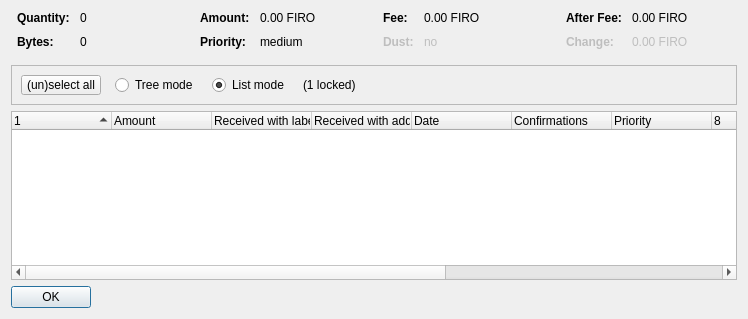
<?xml version="1.0" encoding="UTF-8"?>
<ui version="4.0">
 <class>SigmaCoinControlDialog</class>
 <widget class="QDialog" name="SigmaCoinControlDialog">
  <property name="geometry">
   <rect>
    <x>0</x>
    <y>0</y>
    <width>748</width>
    <height>319</height>
   </rect>
  </property>
  <property name="windowTitle">
   <string>Coin Selection</string>
  </property>
  <layout class="QVBoxLayout" name="verticalLayout">
   <item>
    <layout class="QHBoxLayout" name="horizontalLayoutTop" stretch="0,0,0,0">
     <property name="topMargin">
      <number>0</number>
     </property>
     <property name="bottomMargin">
      <number>10</number>
     </property>
     <item>
      <layout class="QFormLayout" name="formLayoutCoinControl1">
       <property name="horizontalSpacing">
        <number>10</number>
       </property>
       <property name="verticalSpacing">
        <number>10</number>
       </property>
       <property name="leftMargin">
        <number>6</number>
       </property>
       <property name="rightMargin">
        <number>6</number>
       </property>
       <item row="0" column="0">
        <widget class="QLabel" name="labelCoinControlQuantityText">
         <property name="font">
          <font>
           <weight>75</weight>
           <bold>true</bold>
          </font>
         </property>
         <property name="text">
          <string>Quantity:</string>
         </property>
        </widget>
       </item>
       <item row="0" column="1">
        <widget class="QLabel" name="labelCoinControlQuantity">
         <property name="cursor">
          <cursorShape>IBeamCursor</cursorShape>
         </property>
         <property name="contextMenuPolicy">
          <enum>Qt::ActionsContextMenu</enum>
         </property>
         <property name="text">
          <string notr="true">0</string>
         </property>
         <property name="textInteractionFlags">
          <set>Qt::LinksAccessibleByMouse|Qt::TextSelectableByKeyboard|Qt::TextSelectableByMouse</set>
         </property>
        </widget>
       </item>
       <item row="1" column="0">
        <widget class="QLabel" name="labelCoinControlBytesText">
         <property name="font">
          <font>
           <weight>75</weight>
           <bold>true</bold>
          </font>
         </property>
         <property name="text">
          <string>Bytes:</string>
         </property>
        </widget>
       </item>
       <item row="1" column="1">
        <widget class="QLabel" name="labelCoinControlBytes">
         <property name="cursor">
          <cursorShape>IBeamCursor</cursorShape>
         </property>
         <property name="contextMenuPolicy">
          <enum>Qt::ActionsContextMenu</enum>
         </property>
         <property name="text">
          <string notr="true">0</string>
         </property>
         <property name="textInteractionFlags">
          <set>Qt::LinksAccessibleByMouse|Qt::TextSelectableByKeyboard|Qt::TextSelectableByMouse</set>
         </property>
        </widget>
       </item>
      </layout>
     </item>
     <item>
      <layout class="QFormLayout" name="formLayoutCoinControl2">
       <property name="horizontalSpacing">
        <number>10</number>
       </property>
       <property name="verticalSpacing">
        <number>10</number>
       </property>
       <property name="leftMargin">
        <number>6</number>
       </property>
       <property name="rightMargin">
        <number>6</number>
       </property>
       <item row="0" column="0">
        <widget class="QLabel" name="labelCoinControlAmountText">
         <property name="font">
          <font>
           <weight>75</weight>
           <bold>true</bold>
          </font>
         </property>
         <property name="text">
          <string>Amount:</string>
         </property>
        </widget>
       </item>
       <item row="0" column="1">
        <widget class="QLabel" name="labelCoinControlAmount">
         <property name="cursor">
          <cursorShape>IBeamCursor</cursorShape>
         </property>
         <property name="contextMenuPolicy">
          <enum>Qt::ActionsContextMenu</enum>
         </property>
         <property name="text">
          <string notr="true">0.00 FIRO</string>
         </property>
         <property name="textInteractionFlags">
          <set>Qt::LinksAccessibleByMouse|Qt::TextSelectableByKeyboard|Qt::TextSelectableByMouse</set>
         </property>
        </widget>
       </item>
       <item row="1" column="0">
        <widget class="QLabel" name="labelCoinControlPriorityText">
         <property name="font">
          <font>
           <weight>75</weight>
           <bold>true</bold>
          </font>
         </property>
         <property name="text">
          <string>Priority:</string>
         </property>
        </widget>
       </item>
       <item row="1" column="1">
        <widget class="QLabel" name="labelCoinControlPriority">
         <property name="cursor">
          <cursorShape>IBeamCursor</cursorShape>
         </property>
         <property name="contextMenuPolicy">
          <enum>Qt::ActionsContextMenu</enum>
         </property>
         <property name="text">
          <string notr="true">medium</string>
         </property>
         <property name="textInteractionFlags">
          <set>Qt::LinksAccessibleByMouse|Qt::TextSelectableByKeyboard|Qt::TextSelectableByMouse</set>
         </property>
        </widget>
       </item>
      </layout>
     </item>
     <item>
      <layout class="QFormLayout" name="formLayoutCoinControl3">
       <property name="horizontalSpacing">
        <number>10</number>
       </property>
       <property name="verticalSpacing">
        <number>10</number>
       </property>
       <property name="leftMargin">
        <number>6</number>
       </property>
       <property name="rightMargin">
        <number>6</number>
       </property>
       <item row="0" column="0">
        <widget class="QLabel" name="labelCoinControlFeeText">
         <property name="font">
          <font>
           <weight>75</weight>
           <bold>true</bold>
          </font>
         </property>
         <property name="text">
          <string>Fee:</string>
         </property>
        </widget>
       </item>
       <item row="0" column="1">
        <widget class="QLabel" name="labelCoinControlFee">
         <property name="cursor">
          <cursorShape>IBeamCursor</cursorShape>
         </property>
         <property name="contextMenuPolicy">
          <enum>Qt::ActionsContextMenu</enum>
         </property>
         <property name="text">
          <string notr="true">0.00 FIRO</string>
         </property>
         <property name="textInteractionFlags">
          <set>Qt::LinksAccessibleByMouse|Qt::TextSelectableByKeyboard|Qt::TextSelectableByMouse</set>
         </property>
        </widget>
       </item>
       <item row="1" column="0">
        <widget class="QLabel" name="labelCoinControlLowOutputText">
         <property name="enabled">
          <bool>false</bool>
         </property>
         <property name="font">
          <font>
           <weight>75</weight>
           <bold>true</bold>
          </font>
         </property>
         <property name="text">
          <string>Dust:</string>
         </property>
        </widget>
       </item>
       <item row="1" column="1">
        <widget class="QLabel" name="labelCoinControlLowOutput">
         <property name="enabled">
          <bool>false</bool>
         </property>
         <property name="cursor">
          <cursorShape>IBeamCursor</cursorShape>
         </property>
         <property name="contextMenuPolicy">
          <enum>Qt::ActionsContextMenu</enum>
         </property>
         <property name="text">
          <string notr="true">no</string>
         </property>
         <property name="textInteractionFlags">
          <set>Qt::LinksAccessibleByMouse|Qt::TextSelectableByKeyboard|Qt::TextSelectableByMouse</set>
         </property>
        </widget>
       </item>
      </layout>
     </item>
     <item>
      <layout class="QFormLayout" name="formLayoutCoinControl4">
       <property name="horizontalSpacing">
        <number>10</number>
       </property>
       <property name="verticalSpacing">
        <number>10</number>
       </property>
       <property name="leftMargin">
        <number>6</number>
       </property>
       <property name="rightMargin">
        <number>6</number>
       </property>
       <item row="0" column="0">
        <widget class="QLabel" name="labelCoinControlAfterFeeText">
         <property name="font">
          <font>
           <weight>75</weight>
           <bold>true</bold>
          </font>
         </property>
         <property name="text">
          <string>After Fee:</string>
         </property>
        </widget>
       </item>
       <item row="0" column="1">
        <widget class="QLabel" name="labelCoinControlAfterFee">
         <property name="cursor">
          <cursorShape>IBeamCursor</cursorShape>
         </property>
         <property name="contextMenuPolicy">
          <enum>Qt::ActionsContextMenu</enum>
         </property>
         <property name="text">
          <string notr="true">0.00 FIRO</string>
         </property>
         <property name="textInteractionFlags">
          <set>Qt::LinksAccessibleByMouse|Qt::TextSelectableByKeyboard|Qt::TextSelectableByMouse</set>
         </property>
        </widget>
       </item>
       <item row="1" column="0">
        <widget class="QLabel" name="labelCoinControlChangeText">
         <property name="enabled">
          <bool>false</bool>
         </property>
         <property name="font">
          <font>
           <weight>75</weight>
           <bold>true</bold>
          </font>
         </property>
         <property name="text">
          <string>Change:</string>
         </property>
        </widget>
       </item>
       <item row="1" column="1">
        <widget class="QLabel" name="labelCoinControlChange">
         <property name="enabled">
          <bool>false</bool>
         </property>
         <property name="cursor">
          <cursorShape>IBeamCursor</cursorShape>
         </property>
         <property name="contextMenuPolicy">
          <enum>Qt::ActionsContextMenu</enum>
         </property>
         <property name="text">
          <string notr="true">0.00 FIRO</string>
         </property>
         <property name="textInteractionFlags">
          <set>Qt::LinksAccessibleByMouse|Qt::TextSelectableByKeyboard|Qt::TextSelectableByMouse</set>
         </property>
        </widget>
       </item>
      </layout>
     </item>
    </layout>
   </item>
   <item>
    <widget class="QFrame" name="frame">
     <property name="minimumSize">
      <size>
       <width>0</width>
       <height>40</height>
      </size>
     </property>
     <property name="frameShape">
      <enum>QFrame::StyledPanel</enum>
     </property>
     <property name="frameShadow">
      <enum>QFrame::Sunken</enum>
     </property>
     <layout class="QHBoxLayout" name="horizontalLayout">
      <item>
       <layout class="QHBoxLayout" name="horizontalLayoutPanel" stretch="0,0,0,0,0">
        <property name="spacing">
         <number>14</number>
        </property>
        <item>
         <widget class="QPushButton" name="pushButtonSelectAll">
          <property name="sizePolicy">
           <sizepolicy hsizetype="Maximum" vsizetype="Fixed">
            <horstretch>0</horstretch>
            <verstretch>0</verstretch>
           </sizepolicy>
          </property>
          <property name="text">
           <string>(un)select all</string>
          </property>
          <property name="autoDefault">
           <bool>false</bool>
          </property>
         </widget>
        </item>
        <item>
         <widget class="QRadioButton" name="radioTreeMode">
          <property name="sizePolicy">
           <sizepolicy hsizetype="Maximum" vsizetype="Fixed">
            <horstretch>0</horstretch>
            <verstretch>0</verstretch>
           </sizepolicy>
          </property>
          <property name="text">
           <string>Tree mode</string>
          </property>
         </widget>
        </item>
        <item>
         <widget class="QRadioButton" name="radioListMode">
          <property name="sizePolicy">
           <sizepolicy hsizetype="Maximum" vsizetype="Fixed">
            <horstretch>0</horstretch>
            <verstretch>0</verstretch>
           </sizepolicy>
          </property>
          <property name="text">
           <string>List mode</string>
          </property>
          <property name="checked">
           <bool>true</bool>
          </property>
         </widget>
        </item>
        <item>
         <widget class="QLabel" name="labelLocked">
          <property name="text">
           <string notr="true">(1 locked)</string>
          </property>
         </widget>
        </item>
        <item>
         <spacer name="horizontalSpacer">
          <property name="orientation">
           <enum>Qt::Horizontal</enum>
          </property>
          <property name="sizeHint" stdset="0">
           <size>
            <width>40</width>
            <height>20</height>
           </size>
          </property>
         </spacer>
        </item>
       </layout>
      </item>
     </layout>
    </widget>
   </item>
   <item>
    <widget class="CoinControlTreeWidget" name="treeWidget">
     <property name="contextMenuPolicy">
      <enum>Qt::CustomContextMenu</enum>
     </property>
     <property name="sortingEnabled">
      <bool>false</bool>
     </property>
     <property name="columnCount">
      <number>12</number>
     </property>
     <attribute name="headerShowSortIndicator" stdset="0">
      <bool>true</bool>
     </attribute>
     <attribute name="headerStretchLastSection">
      <bool>false</bool>
     </attribute>
     <column>
      <property name="text">
       <string/>
      </property>
     </column>
     <column>
      <property name="text">
       <string>Amount</string>
      </property>
     </column>
     <column>
      <property name="text">
       <string>Received with label</string>
      </property>
     </column>
     <column>
      <property name="text">
       <string>Received with address</string>
      </property>
     </column>
     <column>
      <property name="text">
       <string>Date</string>
      </property>
     </column>
     <column>
      <property name="text">
       <string>Confirmations</string>
      </property>
      <property name="toolTip">
       <string>Confirmed</string>
      </property>
     </column>
     <column>
      <property name="text">
       <string>Priority</string>
      </property>
     </column>
     <column>
      <property name="text">
       <string/>
      </property>
     </column>
     <column>
      <property name="text">
       <string/>
      </property>
     </column>
     <column>
      <property name="text">
       <string/>
      </property>
     </column>
     <column>
      <property name="text">
       <string/>
      </property>
     </column>
     <column>
      <property name="text">
       <string/>
      </property>
     </column>
    </widget>
   </item>
   <item>
    <widget class="QDialogButtonBox" name="buttonBox">
     <property name="sizePolicy">
      <sizepolicy hsizetype="Maximum" vsizetype="Fixed">
       <horstretch>0</horstretch>
       <verstretch>0</verstretch>
      </sizepolicy>
     </property>
     <property name="orientation">
      <enum>Qt::Horizontal</enum>
     </property>
     <property name="standardButtons">
      <set>QDialogButtonBox::Ok</set>
     </property>
    </widget>
   </item>
  </layout>
 </widget>
 <customwidgets>
  <customwidget>
   <class>CoinControlTreeWidget</class>
   <extends>QTreeWidget</extends>
   <header>coincontroltreewidget.h</header>
  </customwidget>
 </customwidgets>
 <resources/>
 <connections/>
</ui>
